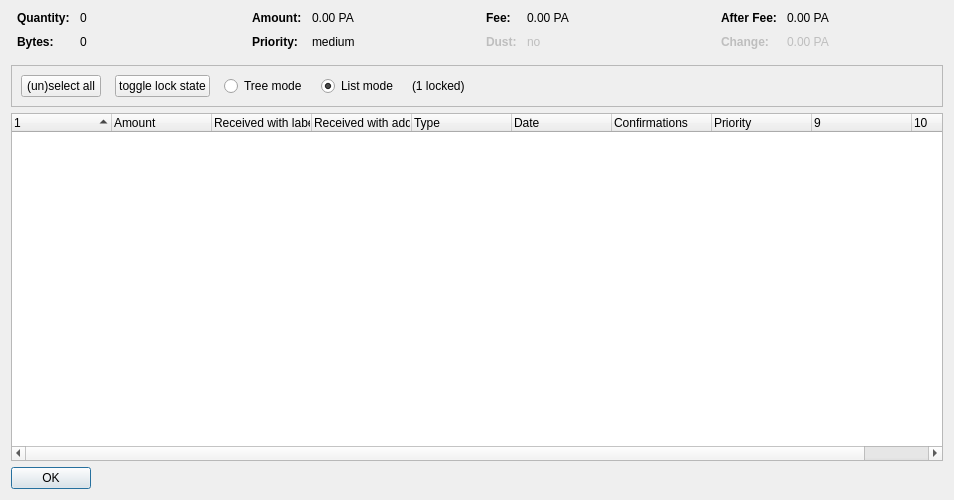
<?xml version="1.0" encoding="UTF-8"?>
<ui version="4.0">
 <class>CoinControlDialog</class>
 <widget class="QDialog" name="CoinControlDialog">
  <property name="geometry">
   <rect>
    <x>0</x>
    <y>0</y>
    <width>954</width>
    <height>500</height>
   </rect>
  </property>
  <property name="windowTitle">
   <string>Coin Selection</string>
  </property>
  <layout class="QVBoxLayout" name="verticalLayout">
   <item>
    <layout class="QHBoxLayout" name="horizontalLayoutTop" stretch="0,0,0,0">
     <property name="topMargin">
      <number>0</number>
     </property>
     <property name="bottomMargin">
      <number>10</number>
     </property>
     <item>
      <layout class="QFormLayout" name="formLayoutCoinControl1">
       <property name="horizontalSpacing">
        <number>10</number>
       </property>
       <property name="verticalSpacing">
        <number>10</number>
       </property>
       <property name="leftMargin">
        <number>6</number>
       </property>
       <property name="rightMargin">
        <number>6</number>
       </property>
       <item row="0" column="0">
        <widget class="QLabel" name="labelCoinControlQuantityText">
         <property name="font">
          <font>
           <weight>75</weight>
           <bold>true</bold>
          </font>
         </property>
         <property name="text">
          <string>Quantity:</string>
         </property>
        </widget>
       </item>
       <item row="0" column="1">
        <widget class="QLabel" name="labelCoinControlQuantity">
         <property name="cursor">
          <cursorShape>IBeamCursor</cursorShape>
         </property>
         <property name="contextMenuPolicy">
          <enum>Qt::ActionsContextMenu</enum>
         </property>
         <property name="text">
          <string notr="true">0</string>
         </property>
         <property name="textInteractionFlags">
          <set>Qt::LinksAccessibleByMouse|Qt::TextSelectableByKeyboard|Qt::TextSelectableByMouse</set>
         </property>
        </widget>
       </item>
       <item row="1" column="0">
        <widget class="QLabel" name="labelCoinControlBytesText">
         <property name="font">
          <font>
           <weight>75</weight>
           <bold>true</bold>
          </font>
         </property>
         <property name="text">
          <string>Bytes:</string>
         </property>
        </widget>
       </item>
       <item row="1" column="1">
        <widget class="QLabel" name="labelCoinControlBytes">
         <property name="cursor">
          <cursorShape>IBeamCursor</cursorShape>
         </property>
         <property name="contextMenuPolicy">
          <enum>Qt::ActionsContextMenu</enum>
         </property>
         <property name="text">
          <string notr="true">0</string>
         </property>
         <property name="textInteractionFlags">
          <set>Qt::LinksAccessibleByMouse|Qt::TextSelectableByKeyboard|Qt::TextSelectableByMouse</set>
         </property>
        </widget>
       </item>
      </layout>
     </item>
     <item>
      <layout class="QFormLayout" name="formLayoutCoinControl2">
       <property name="horizontalSpacing">
        <number>10</number>
       </property>
       <property name="verticalSpacing">
        <number>10</number>
       </property>
       <property name="leftMargin">
        <number>6</number>
       </property>
       <property name="rightMargin">
        <number>6</number>
       </property>
       <item row="0" column="0">
        <widget class="QLabel" name="labelCoinControlAmountText">
         <property name="font">
          <font>
           <weight>75</weight>
           <bold>true</bold>
          </font>
         </property>
         <property name="text">
          <string>Amount:</string>
         </property>
        </widget>
       </item>
       <item row="0" column="1">
        <widget class="QLabel" name="labelCoinControlAmount">
         <property name="cursor">
          <cursorShape>IBeamCursor</cursorShape>
         </property>
         <property name="contextMenuPolicy">
          <enum>Qt::ActionsContextMenu</enum>
         </property>
         <property name="text">
          <string notr="true">0.00 PA</string>
         </property>
         <property name="textInteractionFlags">
          <set>Qt::LinksAccessibleByMouse|Qt::TextSelectableByKeyboard|Qt::TextSelectableByMouse</set>
         </property>
        </widget>
       </item>
       <item row="1" column="0">
        <widget class="QLabel" name="labelCoinControlPriorityText">
         <property name="font">
          <font>
           <weight>75</weight>
           <bold>true</bold>
          </font>
         </property>
         <property name="text">
          <string>Priority:</string>
         </property>
        </widget>
       </item>
       <item row="1" column="1">
        <widget class="QLabel" name="labelCoinControlPriority">
         <property name="cursor">
          <cursorShape>IBeamCursor</cursorShape>
         </property>
         <property name="contextMenuPolicy">
          <enum>Qt::ActionsContextMenu</enum>
         </property>
         <property name="text">
          <string>medium</string>
         </property>
         <property name="textInteractionFlags">
          <set>Qt::LinksAccessibleByMouse|Qt::TextSelectableByKeyboard|Qt::TextSelectableByMouse</set>
         </property>
        </widget>
       </item>
      </layout>
     </item>
     <item>
      <layout class="QFormLayout" name="formLayoutCoinControl3">
       <property name="horizontalSpacing">
        <number>10</number>
       </property>
       <property name="verticalSpacing">
        <number>10</number>
       </property>
       <property name="leftMargin">
        <number>6</number>
       </property>
       <property name="rightMargin">
        <number>6</number>
       </property>
       <item row="0" column="0">
        <widget class="QLabel" name="labelCoinControlFeeText">
         <property name="font">
          <font>
           <weight>75</weight>
           <bold>true</bold>
          </font>
         </property>
         <property name="text">
          <string>Fee:</string>
         </property>
        </widget>
       </item>
       <item row="0" column="1">
        <widget class="QLabel" name="labelCoinControlFee">
         <property name="cursor">
          <cursorShape>IBeamCursor</cursorShape>
         </property>
         <property name="contextMenuPolicy">
          <enum>Qt::ActionsContextMenu</enum>
         </property>
         <property name="text">
          <string notr="true">0.00 PA</string>
         </property>
         <property name="textInteractionFlags">
          <set>Qt::LinksAccessibleByMouse|Qt::TextSelectableByKeyboard|Qt::TextSelectableByMouse</set>
         </property>
        </widget>
       </item>
       <item row="1" column="0">
        <widget class="QLabel" name="labelCoinControlLowOutputText">
         <property name="enabled">
          <bool>false</bool>
         </property>
         <property name="font">
          <font>
           <weight>75</weight>
           <bold>true</bold>
          </font>
         </property>
         <property name="text">
          <string>Dust:</string>
         </property>
        </widget>
       </item>
       <item row="1" column="1">
        <widget class="QLabel" name="labelCoinControlLowOutput">
         <property name="enabled">
          <bool>false</bool>
         </property>
         <property name="cursor">
          <cursorShape>IBeamCursor</cursorShape>
         </property>
         <property name="contextMenuPolicy">
          <enum>Qt::ActionsContextMenu</enum>
         </property>
         <property name="text">
          <string>no</string>
         </property>
         <property name="textInteractionFlags">
          <set>Qt::LinksAccessibleByMouse|Qt::TextSelectableByKeyboard|Qt::TextSelectableByMouse</set>
         </property>
        </widget>
       </item>
      </layout>
     </item>
     <item>
      <layout class="QFormLayout" name="formLayoutCoinControl4">
       <property name="horizontalSpacing">
        <number>10</number>
       </property>
       <property name="verticalSpacing">
        <number>10</number>
       </property>
       <property name="leftMargin">
        <number>6</number>
       </property>
       <property name="rightMargin">
        <number>6</number>
       </property>
       <item row="0" column="0">
        <widget class="QLabel" name="labelCoinControlAfterFeeText">
         <property name="font">
          <font>
           <weight>75</weight>
           <bold>true</bold>
          </font>
         </property>
         <property name="text">
          <string>After Fee:</string>
         </property>
        </widget>
       </item>
       <item row="0" column="1">
        <widget class="QLabel" name="labelCoinControlAfterFee">
         <property name="cursor">
          <cursorShape>IBeamCursor</cursorShape>
         </property>
         <property name="contextMenuPolicy">
          <enum>Qt::ActionsContextMenu</enum>
         </property>
         <property name="text">
          <string notr="true">0.00 PA</string>
         </property>
         <property name="textInteractionFlags">
          <set>Qt::LinksAccessibleByMouse|Qt::TextSelectableByKeyboard|Qt::TextSelectableByMouse</set>
         </property>
        </widget>
       </item>
       <item row="1" column="0">
        <widget class="QLabel" name="labelCoinControlChangeText">
         <property name="enabled">
          <bool>false</bool>
         </property>
         <property name="font">
          <font>
           <weight>75</weight>
           <bold>true</bold>
          </font>
         </property>
         <property name="text">
          <string>Change:</string>
         </property>
        </widget>
       </item>
       <item row="1" column="1">
        <widget class="QLabel" name="labelCoinControlChange">
         <property name="enabled">
          <bool>false</bool>
         </property>
         <property name="cursor">
          <cursorShape>IBeamCursor</cursorShape>
         </property>
         <property name="contextMenuPolicy">
          <enum>Qt::ActionsContextMenu</enum>
         </property>
         <property name="text">
          <string notr="true">0.00 PA</string>
         </property>
         <property name="textInteractionFlags">
          <set>Qt::LinksAccessibleByMouse|Qt::TextSelectableByKeyboard|Qt::TextSelectableByMouse</set>
         </property>
        </widget>
       </item>
      </layout>
     </item>
    </layout>
   </item>
   <item>
    <widget class="QFrame" name="frame">
     <property name="minimumSize">
      <size>
       <width>0</width>
       <height>40</height>
      </size>
     </property>
     <property name="frameShape">
      <enum>QFrame::StyledPanel</enum>
     </property>
     <property name="frameShadow">
      <enum>QFrame::Sunken</enum>
     </property>
     <layout class="QHBoxLayout" name="horizontalLayout">
      <item>
       <layout class="QHBoxLayout" name="horizontalLayoutPanel" stretch="0,0,0,0,0,0">
        <property name="spacing">
         <number>14</number>
        </property>
        <item>
         <widget class="QPushButton" name="pushButtonSelectAll">
          <property name="sizePolicy">
           <sizepolicy hsizetype="Maximum" vsizetype="Fixed">
            <horstretch>0</horstretch>
            <verstretch>0</verstretch>
           </sizepolicy>
          </property>
          <property name="text">
           <string>(un)select all</string>
          </property>
          <property name="autoDefault">
           <bool>false</bool>
          </property>
         </widget>
        </item>
        <item>
         <widget class="QPushButton" name="pushButtonToggleLock">
          <property name="sizePolicy">
           <sizepolicy hsizetype="Maximum" vsizetype="Fixed">
            <horstretch>0</horstretch>
            <verstretch>0</verstretch>
           </sizepolicy>
          </property>
          <property name="text">
           <string>toggle lock state</string>
          </property>
          <property name="autoDefault">
           <bool>false</bool>
          </property>
         </widget>
        </item>
        <item>
         <widget class="QRadioButton" name="radioTreeMode">
          <property name="sizePolicy">
           <sizepolicy hsizetype="Maximum" vsizetype="Fixed">
            <horstretch>0</horstretch>
            <verstretch>0</verstretch>
           </sizepolicy>
          </property>
          <property name="text">
           <string>Tree mode</string>
          </property>
         </widget>
        </item>
        <item>
         <widget class="QRadioButton" name="radioListMode">
          <property name="sizePolicy">
           <sizepolicy hsizetype="Maximum" vsizetype="Fixed">
            <horstretch>0</horstretch>
            <verstretch>0</verstretch>
           </sizepolicy>
          </property>
          <property name="text">
           <string>List mode</string>
          </property>
          <property name="checked">
           <bool>true</bool>
          </property>
         </widget>
        </item>
        <item>
         <widget class="QLabel" name="labelLocked">
          <property name="text">
           <string>(1 locked)</string>
          </property>
         </widget>
        </item>
        <item>
         <spacer name="horizontalSpacer">
          <property name="orientation">
           <enum>Qt::Horizontal</enum>
          </property>
          <property name="sizeHint" stdset="0">
           <size>
            <width>40</width>
            <height>20</height>
           </size>
          </property>
         </spacer>
        </item>
       </layout>
      </item>
     </layout>
    </widget>
   </item>
   <item>
    <widget class="CoinControlTreeWidget" name="treeWidget">
     <property name="contextMenuPolicy">
      <enum>Qt::CustomContextMenu</enum>
     </property>
     <property name="sortingEnabled">
      <bool>false</bool>
     </property>
     <property name="columnCount">
      <number>10</number>
     </property>
     <attribute name="headerShowSortIndicator" stdset="0">
      <bool>true</bool>
     </attribute>
     <attribute name="headerStretchLastSection">
      <bool>false</bool>
     </attribute>
     <column>
      <property name="text">
       <string/>
      </property>
     </column>
     <column>
      <property name="text">
       <string>Amount</string>
      </property>
     </column>
     <column>
      <property name="text">
       <string>Received with label</string>
      </property>
     </column>
     <column>
      <property name="text">
       <string>Received with address</string>
      </property>
     </column>
     <column>
      <property name="text">
       <string>Type</string>
      </property>
     </column>
     <column>
      <property name="text">
       <string>Date</string>
      </property>
     </column>
     <column>
      <property name="text">
       <string>Confirmations</string>
      </property>
      <property name="toolTip">
       <string>Confirmed</string>
      </property>
     </column>
     <column>
      <property name="text">
       <string>Priority</string>
      </property>
     </column>
     <column>
      <property name="text">
       <string/>
      </property>
     </column>
     <column>
      <property name="text">
       <string/>
      </property>
     </column>
    </widget>
   </item>
   <item>
    <widget class="QDialogButtonBox" name="buttonBox">
     <property name="sizePolicy">
      <sizepolicy hsizetype="Maximum" vsizetype="Fixed">
       <horstretch>0</horstretch>
       <verstretch>0</verstretch>
      </sizepolicy>
     </property>
     <property name="orientation">
      <enum>Qt::Horizontal</enum>
     </property>
     <property name="standardButtons">
      <set>QDialogButtonBox::Ok</set>
     </property>
    </widget>
   </item>
  </layout>
 </widget>
 <customwidgets>
  <customwidget>
   <class>CoinControlTreeWidget</class>
   <extends>QTreeWidget</extends>
   <header>coincontroltreewidget.h</header>
  </customwidget>
 </customwidgets>
 <resources/>
 <connections/>
</ui>
